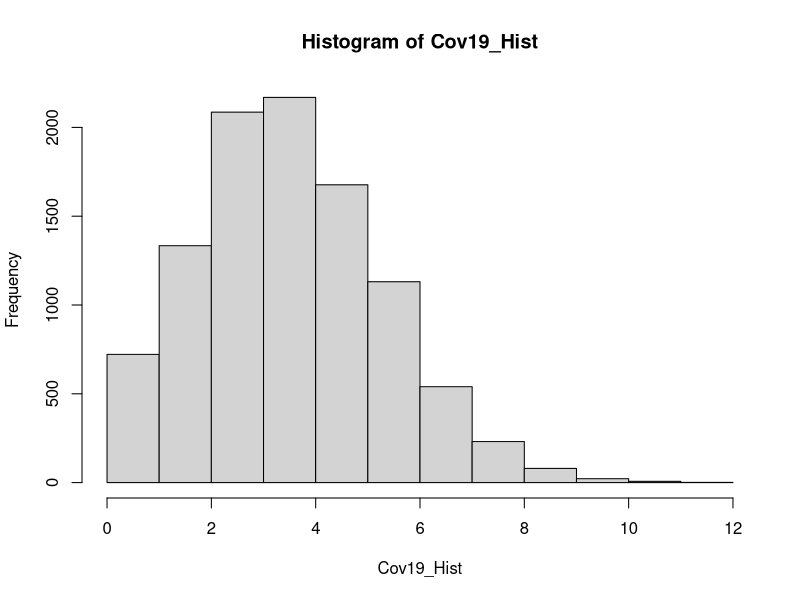

Write R code to recreate this figure.
#2a
x <- 4
y <- 20
prob <- 0.2
dbinom(x, y, prob)

#2b
set.seed(10)
a <- 10000
y <- 20
prob <- 0.2
Cov19_Hist <- rbinom(a, y, prob)
hist(Cov19_Hist)

#2c
x <- 4
y <- 20
z <- 0.8
prob <- 0.2
y * prob
y * prob * z